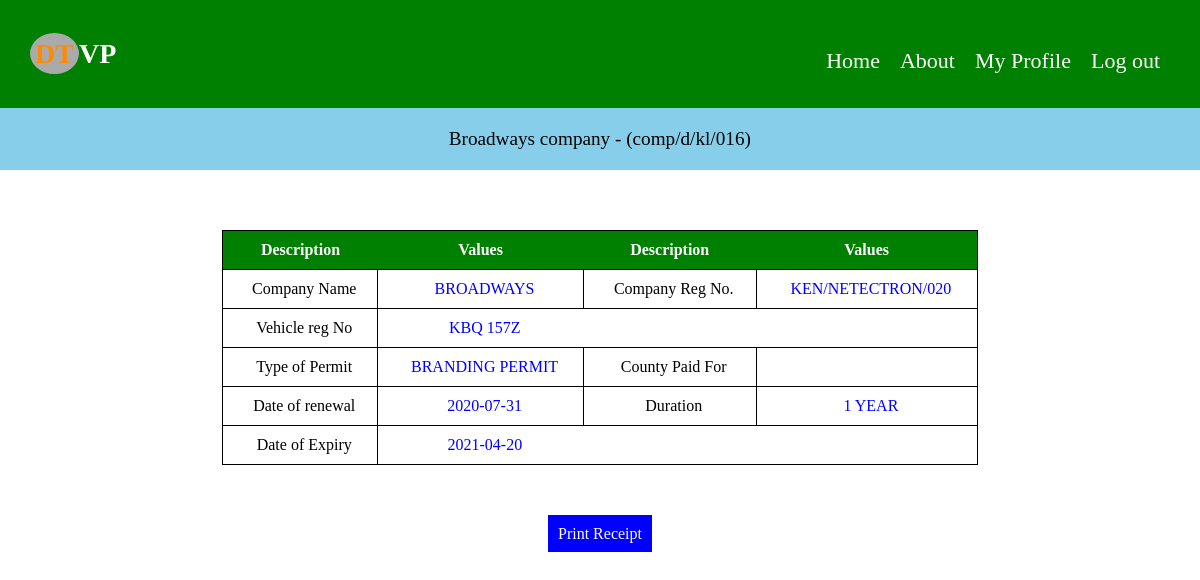
Screenshot of /branding-report.php (signed in) with the database file from the repository.
### tables this page shows
CREATE TABLE `user` (
  `userID` int(11) NOT NULL,
  `comp_name` varchar(50) NOT NULL,
  `comp_reg` varchar(50) NOT NULL,
  `email` varchar(100) NOT NULL,
  `pass` varchar(20) NOT NULL,
  `cpass` varchar(20) NOT NULL
);

CREATE TABLE `branding` (
  `b_id` int(11) NOT NULL,
  `comp_reg` varchar(50) NOT NULL,
  `plate_no` varchar(50) NOT NULL,
  `date` date NOT NULL,
  `county` varchar(50) NOT NULL
);

### session.php (called while the page is built, shortened)
<?php
	$id_sess = $_SESSION['comp_reg'];
?>

### branding-report.php (the view, shortened to what this page needs)
<?php
	include('main-header.php');
	include('name-bar.php');
?>
<?php
include('dbcon.php');
    $vehicle = mysqli_query($con, "select * from branding order by b_id desc");
    $num_rows = mysqli_num_rows($vehicle);
	 if ($num_rows>0) {
        while ($row = mysqli_fetch_assoc($vehicle)) {
            $reg = $row['comp_reg'];
            $plate = $row['plate_no'];
            $date = $row['date'];
            $endDate = date("Y-m-d", strtotime(date("Y-m-d", strtotime($date)). " 365 day"));
            $date = date("Y-m-d");
        }
    }
 ?>
 <?php
include('dbcon.php');
    $select = mysqli_query($con, "select comp_name from user where comp_reg = '$id_sess'");
    if (mysqli_num_rows($vehicle)>0) {
    	while ($r = mysqli_fetch_assoc($select)) {
    		$name = $r['comp_name'];
    	}
    }
 ?>
<div class="container" id="div-id-name" style="text-align: center;">
	<table class="table">
		<tr><th>Description</th><th>Values</th><th>Description</th><th>Values</th></tr>
		<tr><td>&nbsp;&nbsp;Company Name</td><td class="values">&nbsp;&nbsp;<?php echo $name; ?></td><td>&nbsp;&nbsp;Company Reg No.</td><td class="values">&nbsp;&nbsp;<?php echo $reg; ?></td></tr>
		<tr><td>&nbsp;&nbsp;Vehicle reg No</td><td class="values">&nbsp;&nbsp;<?php echo $plate; ?></td></tr>
		<tr><td>&nbsp;&nbsp;Type of Permit</td><td class="values">&nbsp;&nbsp;Branding Permit</td><td>&nbsp;&nbsp;County Paid For</td><td></td></tr>
		<tr><td>&nbsp;&nbsp;Date of renewal</td><td class="values">&nbsp;&nbsp;<?php echo $date; ?></td><td>&nbsp;&nbsp;Duration</td><td class="values">&nbsp;&nbsp;1 year</td></tr>
		<tr><td>&nbsp;&nbsp;Date of Expiry</td><td class="values">&nbsp;&nbsp;<?php echo $endDate; ?></td></tr>
	</table>
</div>
<center><a href="#" id="print" onclick="javascript:printlayer('div-id-name')" style="text-decoration:none;background:blue;color:white;padding:10px;">Print Receipt</a></center>

### name-bar.php (shortened to what this page needs)
<div class="namebar">
	<?php
	include('dbcon.php');
	    $pic_query = mysqli_query($con, "select * from user where comp_reg = '$id_sess'");
	    $row = mysqli_fetch_array($pic_query);
	    echo "<p style='color: black;'>".$row['comp_name']." company - (".$_SESSION['comp_reg'].")</p>";
	?>
</div>

### css/login.css (style rules this page uses)
body { padding: 0px; margin: 0px; }
.container { width: 90%; margin: 30px auto; text-align: center; padding: 10px; }

### css/mainstyle.css (style rules this page uses)
table { border-collapse: collapse; width: 60%; margin: 20px auto; }

### name-bar.php (style rules this page uses)
.namebar { background-color: skyblue; width: 99.8%; padding: 1px; font-size: 120%; text-align: center; }

### branding-report.php (style rules this page uses)
.table { width:70%; border: 1px solid black; border-collapse: collapse; }
.table tr th { padding: 10px; background: green; color: white; }
.table tr td { padding:10px; border-bottom: 1px solid black; border-left: 1px solid black; border-top: 1px solid black; }
.values { text-transform: uppercase; color: blue; }

### rows the page displays
user: comp_name "Broadways"
branding: comp_reg "KEN/NETECTRON/020", plate_no "KBQ 157Z", date "2021-04-20"

### other values shown
$_SESSION['comp_reg'] "comp/d/kl/016"
$name "BROADWAYS"
$date "2020-07-31"
